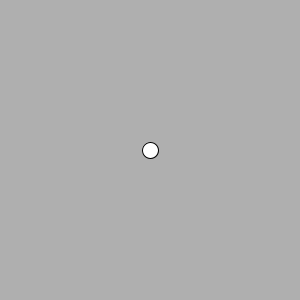
Frame 1 (no input)
Frame 60 (the mouse pressed at the canvas centre just before this capture): identical to frame 1, image omitted
Frame 120 (the mouse held since frame 60 and released just before this capture): identical to frame 1, image omitted

The Processing sketch that drew this single still picture (run headless with seeded random() and noise(); from frame 60 on, the mouse is pressed at the canvas centre):

// Processing sketch: e08
// ── e08.pde
Mover mover;

void setup() {
  size(300,300);
  mover = new Mover();
  _initMouse();
}

void _initMouse() {
  mouseX = width/2;
  mouseY = height/2;
}

void draw() {
  background(175);
  mover.update();
  mover.display();
}

class Mover {
  
  PVector location;
  PVector velocity;
  PVector acceleration;
  float topspeed;
  
  Mover() {
    location = new PVector(width/2,height/2);
    velocity = new PVector(0,0);
    topspeed = 10;
  }
  
  void update() {
    // calculate acceleration (close=weak / far=strong)
    PVector diff = PVector.sub(mouse(), location);
    diff.div(1000);
    
    // trickle-down effect
    acceleration = diff;
    velocity.add(acceleration);
    velocity.limit(topspeed);
    location.add(velocity);
    
    _checkEdges();
  }
  
  void display() {
    ellipse(location.x,location.y,16,16);
  }
  
  void _checkEdges() {
    // horizontal
    if (location.x < 0) location.x = width;
    if (location.x > width) location.x = 0;
    
    // vertical
    if (location.y < 0) location.y = height;
    if (location.y > height) location.y = 0;
  }
}

PVector mouse() {
  return new PVector(mouseX, mouseY);
}
